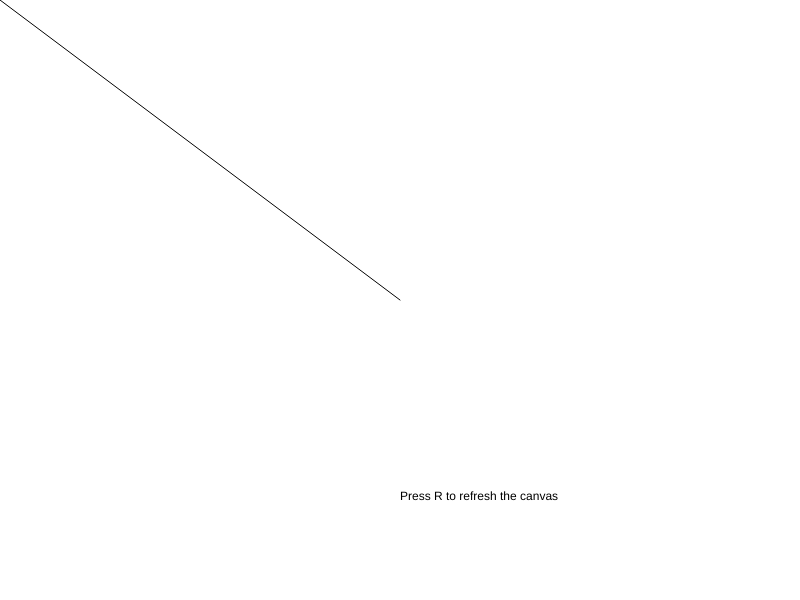
Frame 1 (no input)
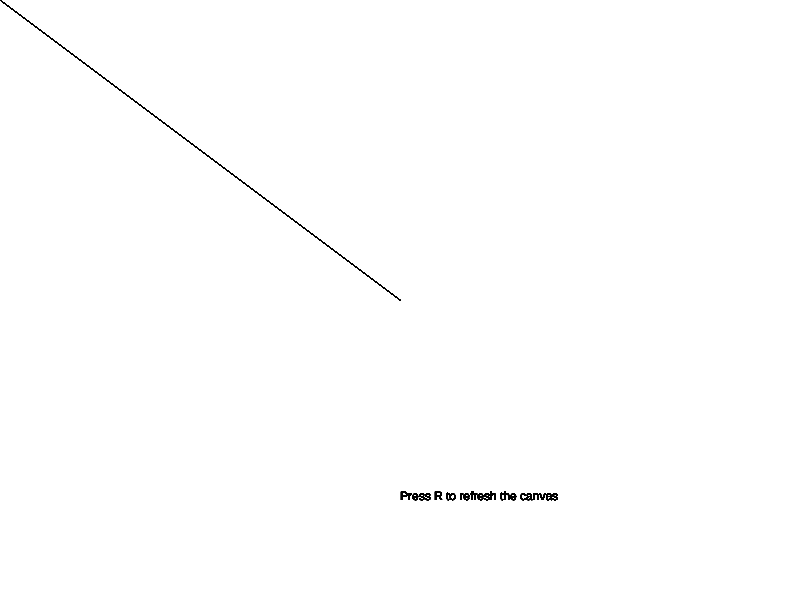
Frame 60 (no input)
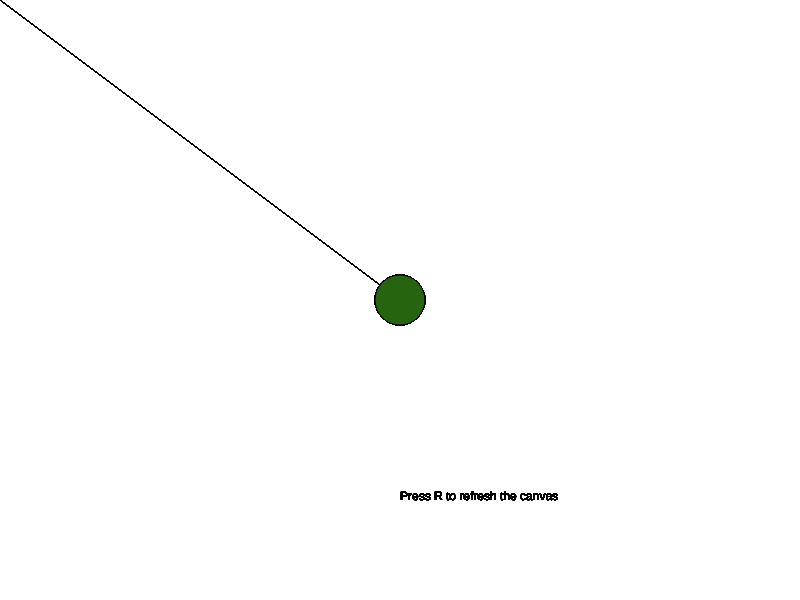
Frame 120 (the mouse pressed at the canvas centre since frame 60)

The p5.js sketch that drew these frames (run headless with seeded random() and noise() and a simulated clock; from frame 60 on, the mouse is pressed at the canvas centre):

// p5.js sketch
// ── sketch.js
// Using the mouse Assignment 2 created by Zubair Abdalla on April 15 2019
function setup() {
  // put setup code here
  createCanvas(800,600)
  background(255)
}

function draw() {
  fill(255,255,255)
  line(width/2,height/2,mouseX,mouseY)
  // put drawing code here
  ellipseMode(CENTER)
  if (mouseIsPressed) {
    fill(random(255),random(255),random(255))
    ellipse(mouseX,mouseY,50,50)

  }
  fill(0)
  text('Press R to refresh the canvas',width/2,500)

}

function keyPressed() {
  if (keyCode === 82)
  clear()
}
